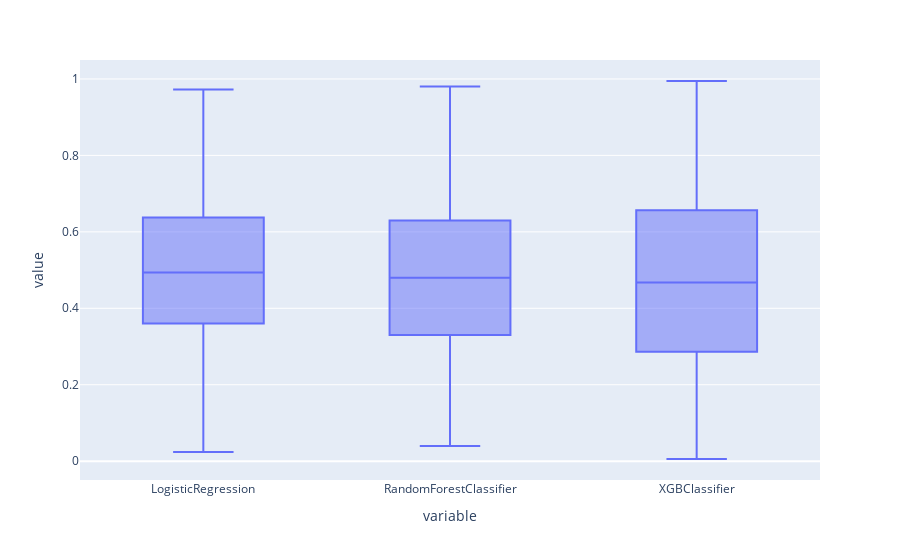

This figure's notebook cell:
### Code cell
px.box(pd.DataFrame(proba_data))

### Figure 1 — Plotly figure (JSON) as saved in the notebook; plotly's stock layout.template omitted (floating-point values rounded to 4 significant figures; data arrays with more than 128 entries replaced by an {"elided": "..."} marker saying what was removed)
{"data": [{"alignmentgroup": "True", "hovertemplate": "variable=%{x}<br>value=%{y}<extra></extra>", "legendgroup": "", "marker": {"color": "#636efa"}, "name": "", "notched": false, "offsetgroup": "", "orientation": "v", "showlegend": false, "type": "box", "x": {"elided": "7560 str values"}, "x0": " ", "xaxis": "x", "y": {"elided": "7560 float values"}, "y0": " ", "yaxis": "y"}], "layout": {"boxmode": "group", "legend": {"tracegroupgap": 0}, "margin": {"t": 60}, "xaxis": {"anchor": "y", "domain": [0, 1], "title": {"text": "variable"}}, "yaxis": {"anchor": "x", "domain": [0, 1], "title": {"text": "value"}}}}
